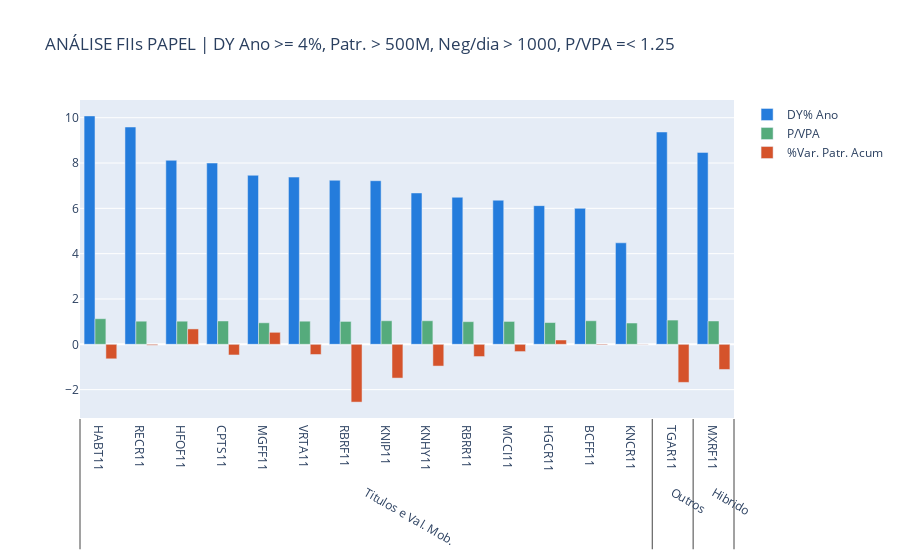

The code cell stored with this chart in its notebook:
### Code cell
# bar chart 2 - paper funds
x2 = [rsf_paper['setor'], rsf_paper['codigo']]
trace20 = go.Bar(x=x2, y=rsf_paper['dy12macum%'], name='DY% Ano',
                 marker_color='rgb(36, 124, 220)')
trace21 = go.Bar(x=x2, y=rsf_paper['p/vpaN'], name='P/VPA',
                 marker_color='rgb(85, 171, 124)')
trace22 = go.Bar(x=x2, y=rsf_paper['varpatr%'], name='%Var. Patr. Acum',
                 marker_color='rgb(213, 83, 43)')
data2 = [trace20, trace21, trace22]
fig2 = go.Figure(data2)
fig2.update_layout(title='ANÁLISE FIIs PAPEL | DY Ano >= 4%, Patr. > 500M, \
Neg/dia > 1000, P/VPA =< 1.25')
fig2.show()
py.plot(fig2)
print(date_time_sp)
#

### Figure 1 — Plotly figure (JSON) as saved in the notebook; plotly's stock layout.template omitted (floating-point values rounded to 4 significant figures)
{"data": [{"marker": {"color": "rgb(36, 124, 220)"}, "name": "DY% Ano", "type": "bar", "x": [["Titulos e Val. Mob.", "Titulos e Val. Mob.", "Outros", "Hibrido", "Titulos e Val. Mob.", "Titulos e Val. Mob.", "Titulos e Val. Mob.", "Titulos e Val. Mob.", "Titulos e Val. Mob.", "Titulos e Val. Mob.", "Titulos e Val. Mob.", "Titulos e Val. Mob.", "Titulos e Val. Mob.", "Titulos e Val. Mob.", "Titulos e Val. Mob.", "Titulos e Val. Mob."], ["HABT11", "RECR11", "TGAR11", "MXRF11", "HFOF11", "CPTS11", "MGFF11", "VRTA11", "RBRF11", "KNIP11", "KNHY11", "RBRR11", "MCCI11", "HGCR11", "BCFF11", "KNCR11"]], "y": [10.08, 9.59, 9.37, 8.47, 8.12, 8, 7.46, 7.38, 7.24, 7.22, 6.68, 6.49, 6.36, 6.12, 6, 4.48]}, {"marker": {"color": "rgb(85, 171, 124)"}, "name": "P/VPA", "type": "bar", "x": [["Titulos e Val. Mob.", "Titulos e Val. Mob.", "Outros", "Hibrido", "Titulos e Val. Mob.", "Titulos e Val. Mob.", "Titulos e Val. Mob.", "Titulos e Val. Mob.", "Titulos e Val. Mob.", "Titulos e Val. Mob.", "Titulos e Val. Mob.", "Titulos e Val. Mob.", "Titulos e Val. Mob.", "Titulos e Val. Mob.", "Titulos e Val. Mob.", "Titulos e Val. Mob."], ["HABT11", "RECR11", "TGAR11", "MXRF11", "HFOF11", "CPTS11", "MGFF11", "VRTA11", "RBRF11", "KNIP11", "KNHY11", "RBRR11", "MCCI11", "HGCR11", "BCFF11", "KNCR11"]], "y": [1.13, 1.02, 1.07, 1.03, 1.02, 1.03, 0.95, 1.02, 1.01, 1.04, 1.04, 1, 1.01, 0.96, 1.04, 0.94]}, {"marker": {"color": "rgb(213, 83, 43)"}, "name": "%Var. Patr. Acum", "type": "bar", "x": [["Titulos e Val. Mob.", "Titulos e Val. Mob.", "Outros", "Hibrido", "Titulos e Val. Mob.", "Titulos e Val. Mob.", "Titulos e Val. Mob.", "Titulos e Val. Mob.", "Titulos e Val. Mob.", "Titulos e Val. Mob.", "Titulos e Val. Mob.", "Titulos e Val. Mob.", "Titulos e Val. Mob.", "Titulos e Val. Mob.", "Titulos e Val. Mob.", "Titulos e Val. Mob."], ["HABT11", "RECR11", "TGAR11", "MXRF11", "HFOF11", "CPTS11", "MGFF11", "VRTA11", "RBRF11", "KNIP11", "KNHY11", "RBRR11", "MCCI11", "HGCR11", "BCFF11", "KNCR11"]], "y": [-0.64, -0.04, -1.68, -1.11, 0.68, -0.47, 0.53, -0.45, -2.55, -1.49, -0.96, -0.54, -0.32, 0.19, -0.03, 0.01]}], "layout": {"title": {"text": "ANÁLISE FIIs PAPEL | DY Ano >= 4%, Patr. > 500M, Neg/dia > 1000, P/VPA =< 1.25"}}}
